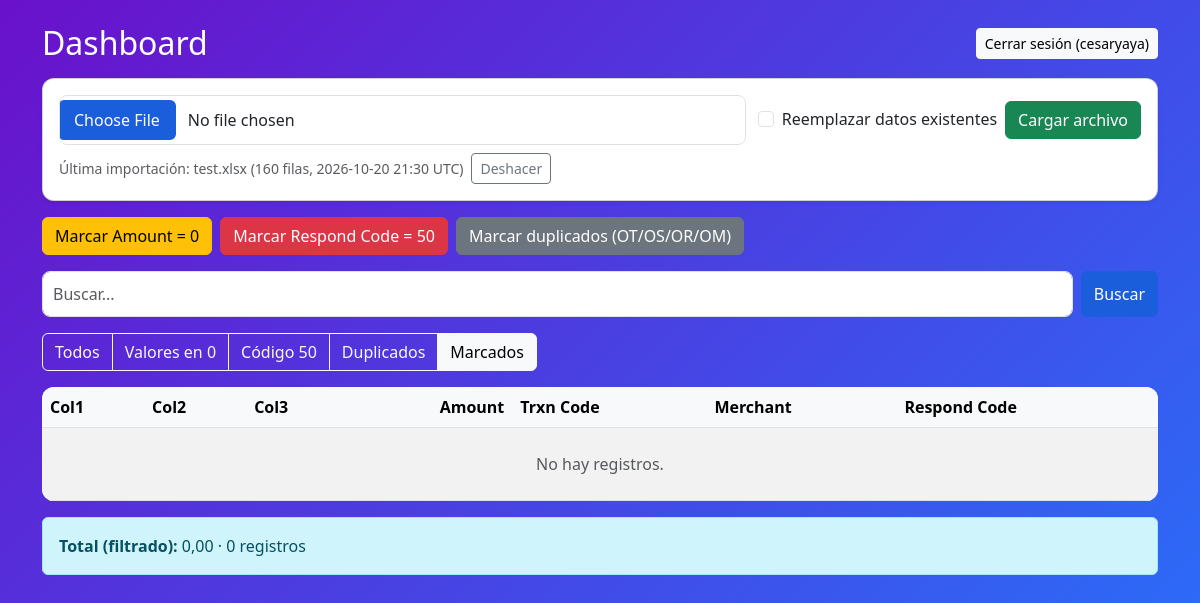
Page /?filter=marked (signed in) on the committed database.
### core/models.py (models this page shows, shortened)
class Import(models.Model):
    filename = models.CharField(max_length=255)
    created_at = models.DateTimeField(auto_now_add=True)
    uploaded_by = models.ForeignKey(
        settings.AUTH_USER_MODEL, null=True, blank=True, on_delete=models.SET_NULL, related_name="+"
    )
    row_count = models.PositiveIntegerField(default=0)
    class Meta:
        ordering = ["-created_at", "-id"]

### core/views.py (the view)
# urls.py: path("", views.dashboard, name="dashboard"),
@login_required
def dashboard(request):
    claims = Claim.objects.all()
    q = request.GET.get("q", "").strip()
    if q:
        claims = claims.filter(
            Q(col1__icontains=q) | Q(col2__icontains=q) | Q(col3__icontains=q)
            | Q(merchant__icontains=q) | Q(trxn_code__icontains=q)
        )
    flt = request.GET.get("filter", "")
    if flt == "zero":
        claims = claims.filter(amount=0)
    elif flt == "code50":
        claims = claims.filter(respond_code="50")
    elif flt == "duplicates":
        same = Claim.objects.filter(amount=OuterRef("amount"), merchant=OuterRef("merchant")).exclude(pk=OuterRef("pk"))
        claims = claims.filter(amount__isnull=False).filter(Exists(same))
    elif flt == "marked":
        claims = claims.filter(to_delete=True)
    else:
        flt = ""
    total = claims.aggregate(total=Sum("amount"))["total"] or Decimal("0.00")
    page_obj = Paginator(claims.order_by("id"), PAGE_SIZE).get_page(request.GET.get("page"))
    params = request.GET.copy()
    params.pop("page", None)
    return render(request, "core/dashboard.html", {
        "page_obj": page_obj,
        "total": total,
        "q": q,
        "flt": flt,
        "querystring": params.urlencode(),
        "marked_count": Claim.objects.filter(to_delete=True).count(),
        "last_import": Import.objects.first(),
    })

### core/templates/core/dashboard.html (shortened to what this page needs)
{% extends "core/base.html" %}
{% block content %}
<div class="d-flex justify-content-between align-items-center mb-3">
  <h2 class="text-white mb-0">Dashboard</h2>
  <form method="post" action="{% url 'logout' %}">
    <button type="submit" class="btn btn-light btn-sm">Cerrar sesión ({{ user.get_username }})</button>
  </form>
</div>
<div class="card shadow-sm mb-3">
  <div class="card-body">
    <form method="post" action="{% url 'upload' %}" enctype="multipart/form-data" class="row g-2 align-items-center"
          onsubmit="return !document.getElementById('replace').checked || confirm('Se borrarán TODOS los registros actuales antes de importar. ¿Continuar?')">
      <div class="col-12 col-md">
        <input type="file" name="file" class="form-control" accept=".csv,.xlsx" required aria-label="Archivo CSV o Excel">
      </div>
      <div class="col-auto form-check ms-2">
        <input class="form-check-input" type="checkbox" name="replace" value="1" id="replace">
        <label class="form-check-label" for="replace">Reemplazar datos existentes</label>
      </div>
      <div class="col-auto">
        <button type="submit" class="btn btn-success">Cargar archivo</button>
      </div>
    </form>
    {% if last_import %}
    <form method="post" action="{% url 'action' %}" class="mt-2 d-flex flex-wrap align-items-center gap-2">
      <small class="text-muted">Última importación: {{ last_import.filename }} ({{ last_import.row_count }} filas, {{ last_import.created_at|date:"Y-m-d H:i" }} UTC)</small>
      <button type="submit" name="action" value="undo_import" class="btn btn-outline-secondary btn-sm"
              onclick="return confirm('Se eliminarán los registros de esta importación. ¿Continuar?')">Deshacer</button>
    </form>
    {% endif %}
  </div>
</div>
<form method="post" action="{% url 'action' %}" class="d-flex flex-wrap gap-2 mb-3">
  <button type="submit" name="action" value="mark_zeros" class="btn btn-warning">Marcar Amount = 0</button>
  <button type="submit" name="action" value="mark_code50" class="btn btn-danger">Marcar Respond Code = 50</button>
  <button type="submit" name="action" value="mark_duplicates" class="btn btn-secondary">Marcar duplicados (OT/OS/OR/OM)</button>
</form>
<form method="get" class="d-flex mb-3">
  <input type="text" name="q" value="{{ q }}" class="form-control me-2" placeholder="Buscar..." aria-label="Buscar">
  <button type="submit" class="btn btn-primary">Buscar</button>
</form>
<div class="btn-group mb-3 flex-wrap">
  <a href="?{% if q %}q={{ q|urlencode }}{% endif %}" class="btn btn-outline-light {% if not flt %}active{% endif %}">Todos</a>
  <a href="?filter=zero{% if q %}&q={{ q|urlencode }}{% endif %}" class="btn btn-outline-light {% if flt == 'zero' %}active{% endif %}">Valores en 0</a>
  <a href="?filter=code50{% if q %}&q={{ q|urlencode }}{% endif %}" class="btn btn-outline-light {% if flt == 'code50' %}active{% endif %}">Código 50</a>
  <a href="?filter=duplicates{% if q %}&q={{ q|urlencode }}{% endif %}" class="btn btn-outline-light {% if flt == 'duplicates' %}active{% endif %}">Duplicados</a>
  <a href="?filter=marked{% if q %}&q={{ q|urlencode }}{% endif %}" class="btn btn-outline-light {% if flt == 'marked' %}active{% endif %}">Marcados</a>
</div>
<div class="table-wrap mb-3">
  <table class="table table-striped table-hover mb-0">
    <thead>
      <tr>
        <th>Col1</th><th>Col2</th><th>Col3</th>
        <th class="text-end">Amount</th><th>Trxn Code</th><th>Merchant</th><th>Respond Code</th>
      </tr>
    </thead>
    <tbody>
      {% for claim in page_obj %}
        <tr {% if claim.to_delete %}class="row-marked"{% endif %}>
          <td>{{ claim.col1 }}</td>
          <td>{{ claim.col2 }}</td>
          <td>{{ claim.col3 }}</td>
          <td class="text-end">{{ claim.amount|default_if_none:"" }}</td>
          <td>{{ claim.trxn_code }}</td>
          <td>{{ claim.merchant }}</td>
          <td>{{ claim.respond_code }}</td>
        </tr>
      {% empty %}
        <tr><td colspan="7" class="text-center text-muted py-4">No hay registros.</td></tr>
      {% endfor %}
    </tbody>
  </table>
</div>
<div class="alert alert-info">
  <strong>Total{% if q or flt %} (filtrado){% endif %}:</strong> {{ total }}
  &middot; {{ page_obj.paginator.count }} registros
</div>
{% endblock %}

### core/static/core/styles.css (style rules this page uses)
:root { --brand: #1a5edb; --brand-dark: #1450bd; --radius: 12px; }
body { background: linear-gradient(135deg, #6a11cb 0%, #2575fc 100%) fixed no-repeat; min-height: 100vh; min-height: 100dvh; font-family: 'Segoe UI', Tahoma, Geneva, Verdana, system-ui, sans-serif; }
.card { border-radius: var(--radius); overflow: hidden; }
.btn-primary { --bs-btn-bg: var(--brand); --bs-btn-border-color: var(--brand); --bs-btn-hover-bg: var(--brand-dark); --bs-btn-hover-border-color: var(--brand-dark); --bs-btn-active-bg: var(--brand-dark); --bs-btn-active-border-color: var(--brand-dark); --bs-btn-disabled-bg: var(--brand); --bs-btn-disabled-border-color: var(--brand); transition: background-color 0.3s ease; }
.form-control { border-radius: 8px; padding: 10px; }
:is(.btn, .form-control, input[type="file"]):focus-visible { outline: 3px solid #ffd54a; outline-offset: 2px; }
.table-wrap { max-height: 70vh; overflow: auto; background: #fff; border-radius: var(--radius); }
.table-wrap thead th { position: sticky; top: 0; background: #f8f9fa; z-index: 1; }

### rows in the picture
Import: filename "test.xlsx", row_count "160", created_at "2026-10-20 21:30"

### other values in the picture
{{ user.get_username }} "cesaryaya"
{{ total }} "0,00"
{{ page_obj.paginator.count }} "0"
